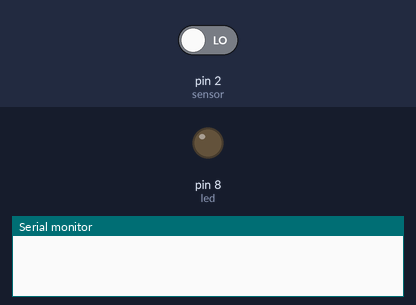
Bench run of a sketch on a simulated Arduino Uno, built with avr-gcc and run on an emulated ATmega328P. On the bench: output pins drawn as LEDs (lit = HIGH), the last lines printed to the serial monitor. Inputs (shaded band) come from the test bench; at power-on: pin 2 (sensor) LOW. Storage starts empty; the audio player accepts every command and is not drawn.

Above: at 1.2 s.
1.3 s: pin 2 (sensor) driven HIGH
At 2.7 s:
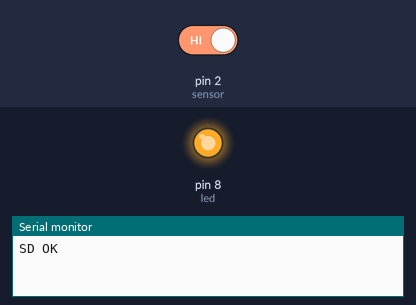
Timing chart, 0 to 4.3 s (numbered marks = the images above; inputs shaded):
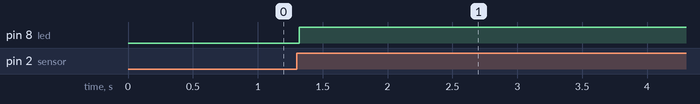

Measured:
- after the input at 1.3 s, pin 8 (led): LOW → HIGH at once

The sketch:

Arduino_Two.ino
```cpp
#include "SD.h"
#include "TMRpcm.h"
#include "SPI.h"
#define SD_ChipSelectPin 10 // CS-10, SCK-13, MOSI-11, MISO-12

	int led = 8;
	int sensor = 2;
	int state = LOW;
	int val = 0;
	boolean cmd = false;
	TMRpcm tmrpcm;

void setup(){
	tmrpcm.speakerPin = 9;
	pinMode(led, OUTPUT);
	pinMode(sensor, INPUT);
	Serial.begin(9600);
	if(!SD.begin(SD_ChipSelectPin)){
		Serial.println("SD fail");
		return;
	}
}
void command(){
	Serial.println("SD OK");
	tmrpcm.setVolume(7);
	tmrpcm.quality(1);
	tmrpcm.play("audio.wav");
	digitalWrite(led, HIGH);
}
void loop(){
	val = digitalRead(sensor);
	if (val == HIGH){
		command();
		delay(15000);
		if (state == LOW) {
			Serial.println("Motion detected!");
			state = HIGH;
		}
	}else{
		digitalWrite(led, LOW);
		if (state == HIGH) {
			Serial.println("Motion stopped!");
			state = LOW;
		}
		delay(100);
	}
}
```
